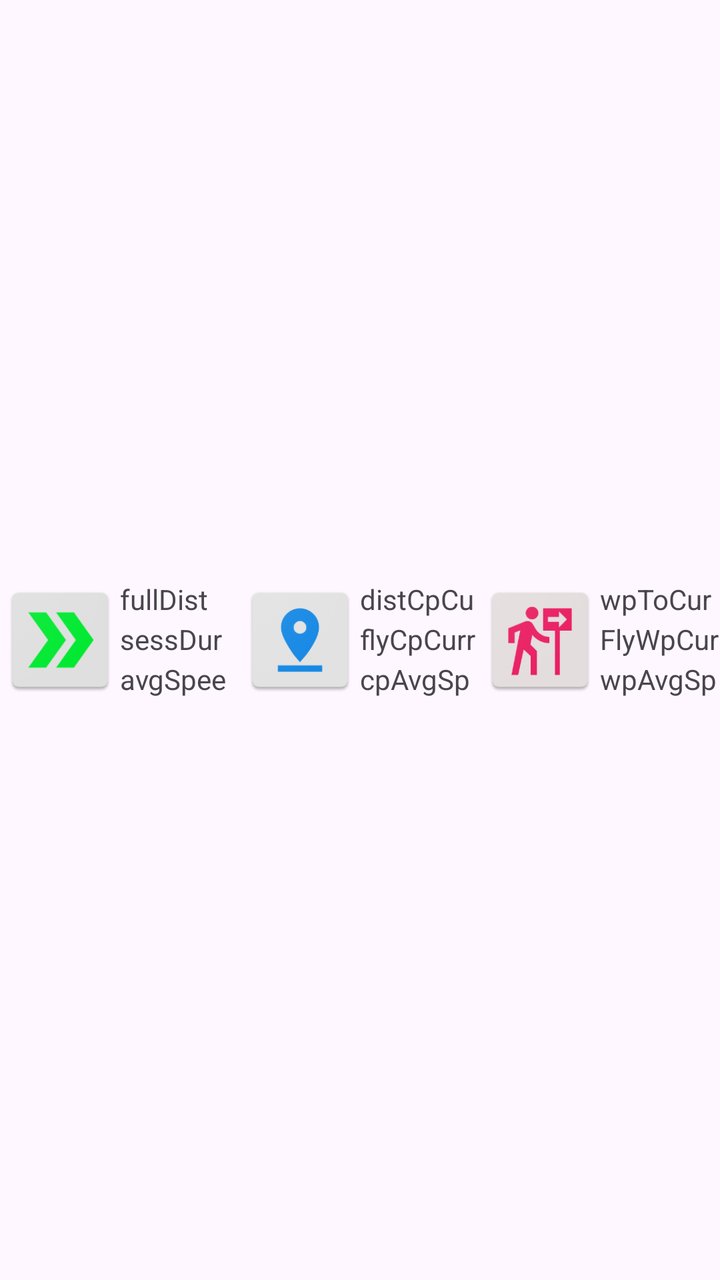
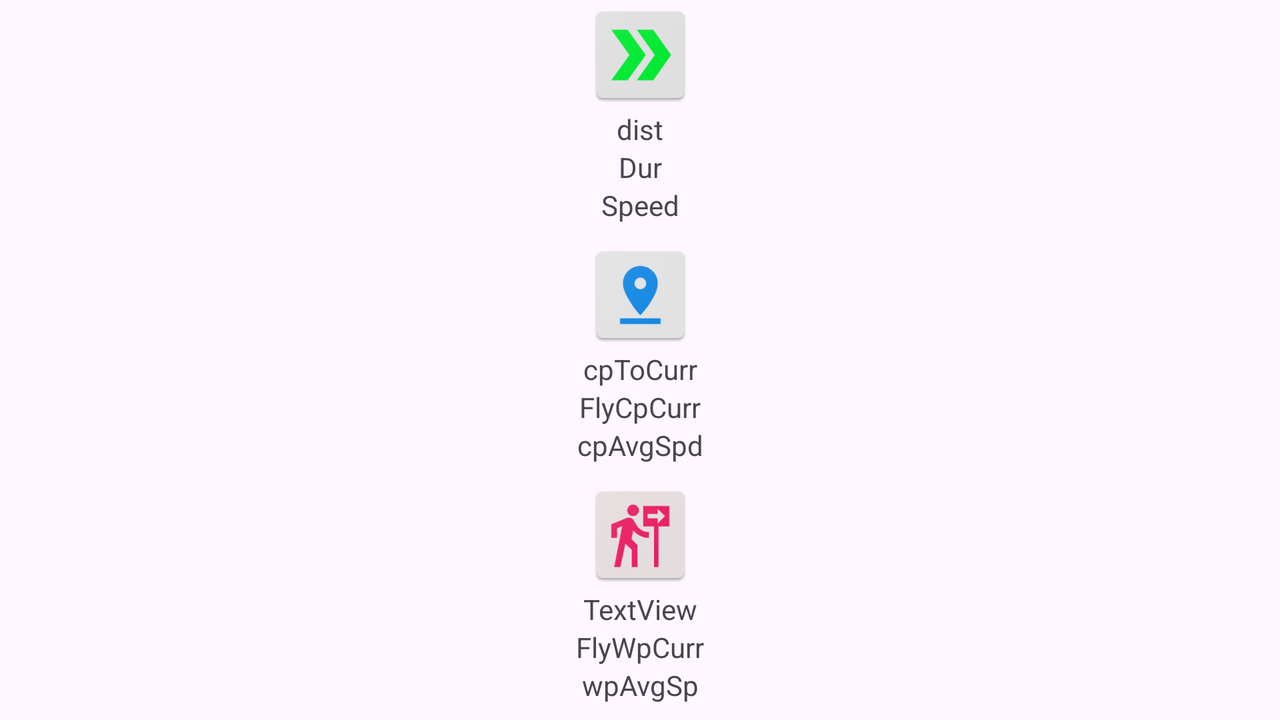

One screen, two layout resources from the same app: the default and the repository's alternative for another configuration. Each is rendered where Android would select it; the XML of both is given below.
<!-- AndroidManifest.xml: application theme Theme.GPSSportMap -->
<!-- res/layout/controls_bot.xml -->
<?xml version="1.0" encoding="utf-8"?>
<androidx.constraintlayout.widget.ConstraintLayout xmlns:android="http://schemas.android.com/apk/res/android"
    xmlns:app="http://schemas.android.com/apk/res-auto"
    xmlns:tools="http://schemas.android.com/tools"
    android:layout_width="match_parent"
    android:layout_height="match_parent">

    
    <FrameLayout
        android:id="@+id/startStopFrame"
        android:layout_width="0dp"
        android:layout_height="0dp"
        app:layout_constraintBottom_toBottomOf="parent"
        app:layout_constraintDimensionRatio="1:1"
        app:layout_constraintEnd_toStartOf="@id/distanceCovered"
        app:layout_constraintStart_toStartOf="parent"
        app:layout_constraintTop_toTopOf="parent">

        <ImageButton
            android:id="@+id/startButton"
            android:layout_width="match_parent"
            android:layout_height="match_parent"
            android:background="@null"
            android:contentDescription="startButton"
            android:onClick="onClickStartButton"
            android:scaleType="centerInside"
            android:visibility="visible"
            app:srcCompat="@drawable/start" />

        <ImageButton
            android:id="@+id/stopButton"
            android:layout_width="match_parent"
            android:layout_height="match_parent"
            android:background="@null"
            android:contentDescription="stopButton"
            android:onClick="onClickStopButton"
            android:scaleType="centerInside"
            android:visibility="gone"
            app:srcCompat="@drawable/stop" />
    </FrameLayout>

    <androidx.constraintlayout.widget.Guideline
        android:id="@+id/guideline"
        android:layout_width="wrap_content"
        android:layout_height="wrap_content"
        android:orientation="vertical"
        app:layout_constraintEnd_toStartOf="@id/guideline"
        app:layout_constraintGuide_percent="0.3333"
        app:layout_constraintStart_toEndOf="@+id/distanceCovered" />

    <androidx.constraintlayout.widget.Guideline
        android:id="@+id/guideline3"
        android:layout_width="wrap_content"
        android:layout_height="wrap_content"
        android:orientation="vertical"
        app:layout_constraintGuide_percent="0.6666" />

    <TextView
        android:id="@+id/distanceCovered"
        android:layout_width="0dp"
        android:layout_height="0dp"
        android:text="fullDist"

        app:layout_constraintBottom_toTopOf="@id/sessionDuration"
        app:layout_constraintEnd_toStartOf="@id/guideline"

        app:layout_constraintStart_toEndOf="@id/startStopFrame"
        app:layout_constraintTop_toTopOf="@id/startStopFrame" />

    <TextView
        android:id="@+id/sessionDuration"
        android:layout_width="0dp"
        android:layout_height="0dp"
        android:text="sessDur"

        app:layout_constraintBottom_toTopOf="@+id/averageSpeed"
        app:layout_constraintEnd_toStartOf="@id/guideline"
        app:layout_constraintHorizontal_bias="0.5"
        app:layout_constraintStart_toEndOf="@id/startStopFrame"
        app:layout_constraintTop_toBottomOf="@+id/distanceCovered" />

    <TextView
        android:id="@+id/averageSpeed"
        android:layout_width="0dp"
        android:layout_height="0dp"
        android:text="avgSpeed"
        app:layout_constraintBottom_toBottomOf="@id/startStopFrame"
        app:layout_constraintEnd_toStartOf="@id/guideline"
        app:layout_constraintStart_toEndOf="@id/startStopFrame"
        app:layout_constraintTop_toBottomOf="@+id/sessionDuration" />

    <ImageButton
        android:id="@+id/checkPointButton"
        android:layout_width="0dp"
        android:layout_height="0dp"
        android:background="@null"
        android:contentDescription="checkpointButton"
        android:onClick="onClickCheckPointButton"
        android:scaleType="centerInside"
        android:visibility="visible"
        app:layout_constraintBottom_toBottomOf="parent"
        app:layout_constraintDimensionRatio="1:1"
        app:layout_constraintEnd_toStartOf="@id/distanceCpToCurrent"
        app:layout_constraintStart_toEndOf="@id/guideline"
        app:layout_constraintTop_toTopOf="parent"
        app:srcCompat="@drawable/checkpoint" />

    <TextView
        android:id="@+id/distanceCpToCurrent"
        android:layout_width="0dp"
        android:layout_height="0dp"
        android:text="distCpCurr"
        app:layout_constraintBottom_toTopOf="@+id/flyCpToCurrent"
        app:layout_constraintEnd_toStartOf="@id/guideline3"
        app:layout_constraintHorizontal_bias="0.5"
        app:layout_constraintStart_toEndOf="@id/checkPointButton"
        app:layout_constraintTop_toTopOf="@id/checkPointButton" />

    <TextView
        android:id="@+id/flyCpToCurrent"
        android:layout_width="0dp"
        android:layout_height="0dp"
        android:text="flyCpCurr"
        app:layout_constraintBottom_toTopOf="@+id/cpAverageSpeed"
        app:layout_constraintEnd_toStartOf="@id/guideline3"
        app:layout_constraintStart_toEndOf="@id/checkPointButton"
        app:layout_constraintTop_toBottomOf="@+id/distanceCpToCurrent" />

    <TextView
        android:id="@+id/cpAverageSpeed"
        android:layout_width="0dp"
        android:layout_height="0dp"
        android:text="cpAvgSpd"
        app:layout_constraintBottom_toBottomOf="@id/checkPointButton"
        app:layout_constraintEnd_toStartOf="@id/guideline3"
        app:layout_constraintHorizontal_bias="0.5"
        app:layout_constraintStart_toEndOf="@id/checkPointButton"
        app:layout_constraintTop_toBottomOf="@+id/flyCpToCurrent" />

    <ImageButton
        android:id="@+id/wayPointButton"
        android:layout_width="0dp"
        android:layout_height="0dp"
        android:background="@null"
        android:contentDescription="waypointButton"
        android:onClick="onClickWayPointButton"
        android:scaleType="centerInside"
        android:visibility="visible"
        app:layout_constraintBottom_toBottomOf="parent"
        app:layout_constraintDimensionRatio="1:1"
        app:layout_constraintEnd_toStartOf="@id/wpToCurrent"
        app:layout_constraintStart_toEndOf="@id/guideline3"
        app:layout_constraintTop_toTopOf="parent"
        app:srcCompat="@drawable/waypoint" />

    <TextView
        android:id="@+id/wpToCurrent"
        android:layout_width="0dp"
        android:layout_height="0dp"
        android:text="wpToCurr"
        app:layout_constraintBottom_toTopOf="@id/flyWpToCurrent"
        app:layout_constraintEnd_toEndOf="parent"
        app:layout_constraintStart_toEndOf="@id/wayPointButton"
        app:layout_constraintTop_toTopOf="@id/wayPointButton" />

    <TextView
        android:id="@+id/flyWpToCurrent"
        android:layout_width="0dp"
        android:layout_height="0dp"
        android:text="FlyWpCurr"
        app:layout_constraintBottom_toTopOf="@+id/wpAverageSpeed"
        app:layout_constraintEnd_toEndOf="parent"
        app:layout_constraintStart_toEndOf="@id/wayPointButton"
        app:layout_constraintTop_toBottomOf="@+id/wpToCurrent" />

    <TextView
        android:id="@+id/wpAverageSpeed"
        android:layout_width="0dp"
        android:layout_height="0dp"
        android:text="wpAvgSpd"
        app:layout_constraintBottom_toBottomOf="@id/wayPointButton"
        app:layout_constraintEnd_toEndOf="parent"
        app:layout_constraintStart_toEndOf="@id/wayPointButton"
        app:layout_constraintTop_toBottomOf="@+id/flyWpToCurrent" />


</androidx.constraintlayout.widget.ConstraintLayout>
<!-- resources referenced by this layout -->
<resources>
  <!-- drawable checkpoint: png bitmap (drawable, 8168 bytes) -->
  <!-- drawable start: png bitmap (drawable, 10883 bytes) -->
  <!-- drawable stop: png bitmap (drawable, 11385 bytes) -->
  <!-- drawable waypoint: png bitmap (drawable, 11512 bytes) -->
  <style name="Theme.GPSSportMap" parent="Base.Theme.GPSSportMap" />
  <style name="Base.Theme.GPSSportMap" parent="Theme.Material3.DayNight.NoActionBar">
          
          
      </style>
</resources>
<!-- res/layout-land/controls_bot.xml (the repository's variant of the layout above) -->
<!-- drawn on the phone turned sideways -->
<?xml version="1.0" encoding="utf-8"?>
<androidx.constraintlayout.widget.ConstraintLayout xmlns:android="http://schemas.android.com/apk/res/android"
    xmlns:app="http://schemas.android.com/apk/res-auto"
    xmlns:tools="http://schemas.android.com/tools"
    android:layout_width="match_parent"
    android:layout_height="match_parent">


    <androidx.constraintlayout.widget.Guideline
        android:id="@+id/guideline7"
        android:layout_width="wrap_content"
        android:layout_height="wrap_content"
        android:orientation="horizontal"
        app:layout_constraintGuide_percent="0.3333" />

    <androidx.constraintlayout.widget.Guideline
        android:id="@+id/guideline8"
        android:layout_width="wrap_content"
        android:layout_height="wrap_content"
        android:orientation="horizontal"
        app:layout_constraintGuide_percent="0.6666" />


    
    <FrameLayout
        android:id="@+id/startStopFrame"
        android:layout_width="0dp"
        android:layout_height="0dp"
        app:layout_constraintBottom_toTopOf="@id/distanceCovered"
        app:layout_constraintDimensionRatio="1:1"
        app:layout_constraintEnd_toEndOf="parent"
        app:layout_constraintStart_toStartOf="parent"
        app:layout_constraintTop_toTopOf="parent"

        >

        <ImageButton
            android:id="@+id/stopButton"
            android:layout_width="match_parent"
            android:layout_height="match_parent"
            android:background="@null"
            android:contentDescription="stopButton"
            android:onClick="onClickStopButton"
            android:scaleType="centerInside"
            android:visibility="gone"
            app:srcCompat="@drawable/stop" />

        <ImageButton
            android:id="@+id/startButton"
            android:layout_width="match_parent"
            android:layout_height="match_parent"
            android:background="@null"
            android:contentDescription="startButton"
            android:onClick="onClickStartButton"
            android:scaleType="centerInside"
            android:visibility="visible"
            app:srcCompat="@drawable/start" />

    </FrameLayout>

    <TextView
        android:id="@+id/distanceCovered"
        android:layout_width="wrap_content"
        android:layout_height="wrap_content"
        android:text="dist"
        app:layout_constraintBottom_toTopOf="@id/sessionDuration"
        app:layout_constraintEnd_toEndOf="@id/startStopFrame"
        app:layout_constraintStart_toStartOf="@id/startStopFrame"
        app:layout_constraintTop_toBottomOf="@id/startStopFrame" />

    <TextView
        android:id="@+id/sessionDuration"
        android:layout_width="wrap_content"
        android:layout_height="wrap_content"
        android:text="Dur"
        app:layout_constraintBottom_toTopOf="@id/averageSpeed"
        app:layout_constraintEnd_toEndOf="@id/startStopFrame"
        app:layout_constraintStart_toStartOf="@id/startStopFrame"
        app:layout_constraintTop_toBottomOf="@id/distanceCovered" />

    <TextView
        android:id="@+id/averageSpeed"
        android:layout_width="wrap_content"
        android:layout_height="wrap_content"
        android:layout_marginBottom="8dp"
        android:text="Speed"
        app:layout_constraintBottom_toTopOf="@id/guideline7"
        app:layout_constraintEnd_toEndOf="@id/startStopFrame"
        app:layout_constraintStart_toStartOf="@id/startStopFrame"
        app:layout_constraintTop_toBottomOf="@+id/sessionDuration" />

    <ImageButton
        android:id="@+id/checkPointButton"
        android:layout_width="0dp"
        android:layout_height="0dp"
        android:background="@null"
        android:contentDescription="checkPointButton"
        android:onClick="onClickCheckPointButton"
        android:scaleType="centerInside"
        android:visibility="visible"
        app:layout_constraintBottom_toTopOf="@id/distanceCpToCurrent"
        app:layout_constraintDimensionRatio="1:1"
        app:layout_constraintEnd_toEndOf="parent"
        app:layout_constraintStart_toStartOf="parent"
        app:layout_constraintTop_toBottomOf="@+id/guideline7"
        app:srcCompat="@drawable/checkpoint" />

    <TextView
        android:id="@+id/distanceCpToCurrent"
        android:layout_width="wrap_content"
        android:layout_height="wrap_content"
        android:text="cpToCurr"
        app:layout_constraintBottom_toTopOf="@id/flyCpToCurrent"
        app:layout_constraintEnd_toEndOf="@id/startStopFrame"
        app:layout_constraintStart_toStartOf="@id/startStopFrame"
        app:layout_constraintTop_toBottomOf="@id/checkPointButton" />

    <TextView
        android:id="@+id/flyCpToCurrent"
        android:layout_width="wrap_content"
        android:layout_height="wrap_content"
        android:text="FlyCpCurr"
        app:layout_constraintBottom_toTopOf="@id/cpAverageSpeed"
        app:layout_constraintEnd_toEndOf="@id/startStopFrame"
        app:layout_constraintStart_toStartOf="@id/startStopFrame"
        app:layout_constraintTop_toBottomOf="@+id/distanceCpToCurrent" />

    <TextView
        android:id="@+id/cpAverageSpeed"
        android:layout_width="wrap_content"
        android:layout_height="wrap_content"
        android:layout_marginBottom="8dp"
        android:text="cpAvgSpd"
        app:layout_constraintBottom_toTopOf="@id/guideline8"
        app:layout_constraintEnd_toEndOf="@id/startStopFrame"
        app:layout_constraintStart_toStartOf="@id/startStopFrame"
        app:layout_constraintTop_toBottomOf="@+id/flyCpToCurrent" />


    <ImageButton
        android:id="@+id/wayPointButton"
        android:layout_width="0dp"
        android:layout_height="0dp"
        android:background="@null"
        android:contentDescription="waypointButton"
        android:onClick="onClickWayPointButton"
        android:scaleType="centerInside"
        android:visibility="visible"
        app:layout_constraintBottom_toTopOf="@id/wpToCurrent"
        app:layout_constraintDimensionRatio="1:1"
        app:layout_constraintEnd_toEndOf="parent"
        app:layout_constraintStart_toStartOf="parent"
        app:layout_constraintTop_toBottomOf="@id/guideline8"
        app:srcCompat="@drawable/waypoint" />

    <TextView
        android:id="@+id/wpToCurrent"
        android:layout_width="wrap_content"
        android:layout_height="wrap_content"
        android:text="TextView"
        app:layout_constraintBottom_toTopOf="@id/flyWpToCurrent"
        app:layout_constraintEnd_toEndOf="@id/startStopFrame"
        app:layout_constraintStart_toStartOf="@id/startStopFrame"
        app:layout_constraintTop_toBottomOf="@id/wayPointButton" />

    <TextView
        android:id="@+id/flyWpToCurrent"
        android:layout_width="wrap_content"
        android:layout_height="wrap_content"
        android:text="FlyWpCurr"
        app:layout_constraintBottom_toTopOf="@+id/wpAverageSpeed"
        app:layout_constraintEnd_toEndOf="@id/startStopFrame"
        app:layout_constraintStart_toStartOf="@id/startStopFrame"
        app:layout_constraintTop_toBottomOf="@+id/wpToCurrent" />

    <TextView
        android:id="@+id/wpAverageSpeed"
        android:layout_width="wrap_content"
        android:layout_height="wrap_content"
        android:layout_marginBottom="8dp"
        android:text="wpAvgSp"
        app:layout_constraintBottom_toBottomOf="parent"
        app:layout_constraintEnd_toEndOf="@id/startStopFrame"
        app:layout_constraintStart_toStartOf="@id/startStopFrame"


        app:layout_constraintTop_toBottomOf="@+id/flyWpToCurrent" />


</androidx.constraintlayout.widget.ConstraintLayout>
